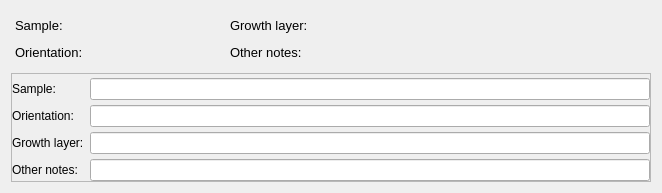
         <widget class="QWidget" name="tabAnnotate">
          <attribute name="title">
           <string>Annotate</string>
          </attribute>
          <layout class="QGridLayout" name="gridLayout_9">
           <item row="0" column="0">
            <widget class="QWidget" name="annotationFrame" native="true">
             <property name="sizePolicy">
              <sizepolicy hsizetype="Fixed" vsizetype="Fixed">
               <horstretch>0</horstretch>
               <verstretch>0</verstretch>
              </sizepolicy>
             </property>
             <property name="minimumSize">
              <size>
               <width>640</width>
               <height>56</height>
              </size>
             </property>
             <property name="autoFillBackground">
              <bool>true</bool>
             </property>
             <layout class="QGridLayout" name="gridLayout_12">
              <property name="leftMargin">
               <number>4</number>
              </property>
              <property name="topMargin">
               <number>4</number>
              </property>
              <property name="rightMargin">
               <number>4</number>
              </property>
              <property name="bottomMargin">
               <number>4</number>
              </property>
              <item row="1" column="0">
               <widget class="QLabel" name="annotateOrientation">
                <property name="sizePolicy">
                 <sizepolicy hsizetype="Preferred" vsizetype="Preferred">
                  <horstretch>0</horstretch>
                  <verstretch>0</verstretch>
                 </sizepolicy>
                </property>
                <property name="font">
                 <font>
                  <family>Arial</family>
                  <pointsize>10</pointsize>
                 </font>
                </property>
                <property name="text">
                 <string>Orientation:</string>
                </property>
                <property name="alignment">
                 <set>Qt::AlignLeading|Qt::AlignLeft|Qt::AlignVCenter</set>
                </property>
               </widget>
              </item>
              <item row="0" column="1" colspan="2">
               <widget class="QLabel" name="annotateLayer">
                <property name="font">
                 <font>
                  <family>Arial</family>
                  <pointsize>10</pointsize>
                 </font>
                </property>
                <property name="text">
                 <string>Growth layer:</string>
                </property>
                <property name="alignment">
                 <set>Qt::AlignLeading|Qt::AlignLeft|Qt::AlignVCenter</set>
                </property>
               </widget>
              </item>
              <item row="1" column="1" colspan="2">
               <widget class="QLabel" name="annotateMisc">
                <property name="font">
                 <font>
                  <family>Arial</family>
                  <pointsize>10</pointsize>
                 </font>
                </property>
                <property name="text">
                 <string>Other notes:</string>
                </property>
                <property name="alignment">
                 <set>Qt::AlignLeading|Qt::AlignLeft|Qt::AlignVCenter</set>
                </property>
               </widget>
              </item>
              <item row="0" column="0">
               <widget class="QLabel" name="annotateSampleName">
                <property name="sizePolicy">
                 <sizepolicy hsizetype="Preferred" vsizetype="Preferred">
                  <horstretch>0</horstretch>
                  <verstretch>0</verstretch>
                 </sizepolicy>
                </property>
                <property name="font">
                 <font>
                  <family>Arial</family>
                  <pointsize>10</pointsize>
                 </font>
                </property>
                <property name="text">
                 <string>Sample:</string>
                </property>
                <property name="alignment">
                 <set>Qt::AlignLeading|Qt::AlignLeft|Qt::AlignVCenter</set>
                </property>
               </widget>
              </item>
             </layout>
            </widget>
           </item>
           <item row="1" column="0">
            <widget class="QFrame" name="frame">
             <property name="frameShape">
              <enum>QFrame::StyledPanel</enum>
             </property>
             <property name="frameShadow">
              <enum>QFrame::Raised</enum>
             </property>
             <layout class="QFormLayout" name="formLayout_3">
              <property name="verticalSpacing">
               <number>5</number>
              </property>
              <property name="leftMargin">
               <number>0</number>
              </property>
              <property name="topMargin">
               <number>4</number>
              </property>
              <property name="rightMargin">
               <number>0</number>
              </property>
              <property name="bottomMargin">
               <number>0</number>
              </property>
              <item row="0" column="0">
               <widget class="QLabel" name="label_2">
                <property name="text">
                 <string>Sample:</string>
                </property>
               </widget>
              </item>
              <item row="0" column="1">
               <widget class="QLineEdit" name="setSampleName"/>
              </item>
              <item row="1" column="0">
               <widget class="QLabel" name="label_3">
                <property name="text">
                 <string>Orientation:</string>
                </property>
               </widget>
              </item>
              <item row="1" column="1">
               <widget class="QLineEdit" name="setOrientation"/>
              </item>
              <item row="2" column="0">
               <widget class="QLabel" name="label_4">
                <property name="text">
                 <string>Growth layer:</string>
                </property>
               </widget>
              </item>
              <item row="2" column="1">
               <widget class="QLineEdit" name="setGrowthLayer"/>
              </item>
              <item row="3" column="0">
               <widget class="QLabel" name="label_5">
                <property name="text">
                 <string>Other notes:</string>
                </property>
               </widget>
              </item>
              <item row="3" column="1">
               <widget class="QLineEdit" name="setMisc"/>
              </item>
             </layout>
            </widget>
           </item>
          </layout>
         </widget>
